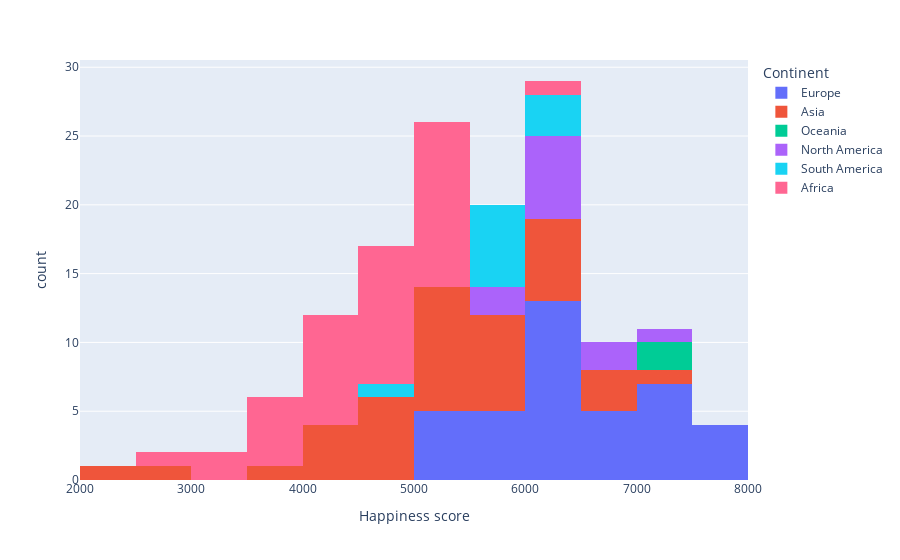

Notebook code for this chart:
### Code cell
fig3 = px.histogram(df2, 'Happiness score', color='Continent', )
fig3.show()

### Figure 1 — Plotly figure (JSON) as saved in the notebook; plotly's stock layout.template omitted (floating-point values rounded to 4 significant figures)
{"data": [{"alignmentgroup": "True", "bingroup": "x", "hovertemplate": "Continent=Europe<br>Happiness score=%{x}<br>count=%{y}<extra></extra>", "legendgroup": "Europe", "marker": {"color": "#636efa", "pattern": {"shape": ""}}, "name": "Europe", "offsetgroup": "Europe", "orientation": "v", "showlegend": true, "type": "histogram", "x": [7821, 7636, 7557, 7512, 7415, 7404, 7384, 7365, 7163, 7041, 7034, 6943, 6920, 6805, 6687, 6630, 6477, 6476, 6467, 6447, 6446, 6391, 6341, 6180, 6178, 6125, 6123, 6086, 6016, 5948, 5857, 5821, 5768, 5547, 5459, 5371, 5199, 5199, 5084], "xaxis": "x", "yaxis": "y"}, {"alignmentgroup": "True", "bingroup": "x", "hovertemplate": "Continent=Asia<br>Happiness score=%{x}<br>count=%{y}<extra></extra>", "legendgroup": "Asia", "marker": {"color": "#EF553B", "pattern": {"shape": ""}}, "name": "Asia", "offsetgroup": "Asia", "orientation": "v", "showlegend": true, "type": "histogram", "x": [7364, 6647, 6576, 6523, 6480, 6234, 6221, 6106, 6063, 6039, 5935, 5904, 5891, 5828, 5761, 5711, 5585, 5485, 5474, 5399, 5377, 5377, 5240, 5173, 5155, 5140, 4973, 4941, 4888, 4744, 4640, 4516, 4394, 4362, 4197, 4152, 3777, 2955, 2404], "xaxis": "x", "yaxis": "y"}, {"alignmentgroup": "True", "bingroup": "x", "hovertemplate": "Continent=Oceania<br>Happiness score=%{x}<br>count=%{y}<extra></extra>", "legendgroup": "Oceania", "marker": {"color": "#00cc96", "pattern": {"shape": ""}}, "name": "Oceania", "offsetgroup": "Oceania", "orientation": "v", "showlegend": true, "type": "histogram", "x": [7200, 7162], "xaxis": "x", "yaxis": "y"}, {"alignmentgroup": "True", "bingroup": "x", "hovertemplate": "Continent=North America<br>Happiness score=%{x}<br>count=%{y}<extra></extra>", "legendgroup": "North America", "marker": {"color": "#ab63fa", "pattern": {"shape": ""}}, "name": "North America", "offsetgroup": "North America", "orientation": "v", "showlegend": true, "type": "histogram", "x": [7025, 6977, 6582, 6309, 6262, 6165, 6128, 6120, 6022, 5850, 5737], "xaxis": "x", "yaxis": "y"}, {"alignmentgroup": "True", "bingroup": "x", "hovertemplate": "Continent=South America<br>Happiness score=%{x}<br>count=%{y}<extra></extra>", "legendgroup": "South America", "marker": {"color": "#19d3f3", "pattern": {"shape": ""}}, "name": "South America", "offsetgroup": "South America", "orientation": "v", "showlegend": true, "type": "histogram", "x": [6474, 6293, 6172, 5967, 5781, 5600, 5578, 5559, 5533, 4925], "xaxis": "x", "yaxis": "y"}, {"alignmentgroup": "True", "bingroup": "x", "hovertemplate": "Continent=Africa<br>Happiness score=%{x}<br>count=%{y}<extra></extra>", "legendgroup": "Africa", "marker": {"color": "#FF6692", "pattern": {"shape": ""}}, "name": "Africa", "offsetgroup": "Africa", "orientation": "v", "showlegend": true, "type": "histogram", "x": [6071, 5330, 5235, 5194, 5164, 5122, 5122, 5075, 5060, 5048, 5048, 5046, 5003, 4958, 4891, 4872, 4670, 4623, 4609, 4603, 4552, 4543, 4516, 4479, 4459, 4339, 4288, 4251, 4241, 4153, 4112, 3760, 3750, 3702, 3574, 3512, 3471, 3268, 2995], "xaxis": "x", "yaxis": "y"}], "layout": {"barmode": "relative", "legend": {"title": {"text": "Continent"}, "tracegroupgap": 0}, "margin": {"t": 60}, "xaxis": {"anchor": "y", "domain": [0, 1], "title": {"text": "Happiness score"}}, "yaxis": {"anchor": "x", "domain": [0, 1], "title": {"text": "count"}}}}
